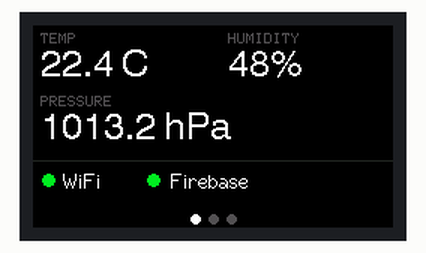
Simulated run of this sketch. Board: ESP32. Shown: 240×135 colour display.

Above: at 0.3 s.
At 3.3 s:
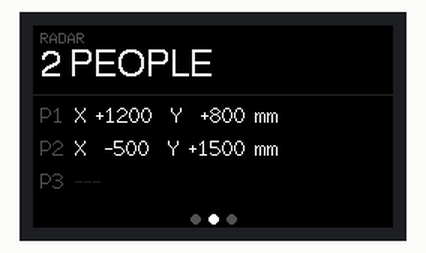
At 6.4 s:
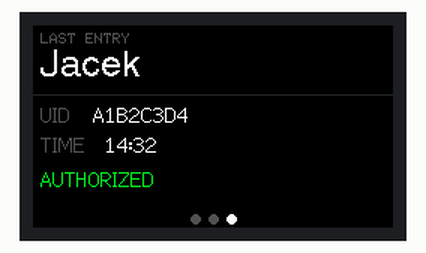

The sketch:

test_display.ino
```cpp
#include <TFT_eSPI.h>

// TTGO T-Display: 240x135px, rotation 1 (landscape)
// Cycles through all 3 screens with hardcoded data every 3s

TFT_eSPI tft;

static const uint16_t COL_MUTED  = 0x528A;
static const uint16_t COL_BORDER = 0x2124;
static const uint16_t COL_GREEN  = 0x0764;
static const uint16_t COL_RED    = 0xE8A4;

void drawDots(uint8_t active) {
  uint16_t xs[3] = { 108, 120, 132 };
  for (int i = 0; i < 3; i++)
    tft.fillCircle(xs[i], 129, 3, i == active ? TFT_WHITE : COL_MUTED);
}

void drawScreen0() {
  tft.fillScreen(TFT_BLACK);

  tft.setTextFont(1); tft.setTextColor(COL_MUTED, TFT_BLACK);
  tft.drawString("TEMP", 5, 5);
  tft.drawString("HUMIDITY", 130, 5);
  tft.drawString("PRESSURE", 5, 47);

  tft.setTextFont(4); tft.setTextColor(TFT_WHITE, TFT_BLACK);
  tft.drawString("22.4 C", 5, 15);
  tft.drawString("48%", 130, 15);
  tft.drawString("1013.2 hPa", 5, 57);

  tft.drawFastHLine(0, 90, 240, COL_BORDER);

  tft.fillCircle(10, 103, 4, COL_GREEN);
  tft.setTextFont(2); tft.setTextColor(TFT_WHITE, TFT_BLACK);
  tft.drawString("WiFi", 20, 96);
  tft.fillCircle(80, 103, 4, COL_GREEN);
  tft.drawString("Firebase", 92, 96);

  drawDots(0);
}

void drawScreen1() {
  tft.fillScreen(TFT_BLACK);

  tft.setTextFont(1); tft.setTextColor(COL_MUTED, TFT_BLACK);
  tft.drawString("RADAR", 5, 5);

  tft.setTextFont(4); tft.setTextColor(TFT_WHITE, TFT_BLACK);
  tft.drawString("2 PEOPLE", 5, 15);

  tft.drawFastHLine(0, 46, 240, COL_BORDER);

  tft.setTextFont(2);
  const char* labels[] = { "P1", "P2", "P3" };
  const char* vals[]   = { "X +1200  Y  +800 mm", "X  -500  Y +1500 mm", "---" };
  for (int i = 0; i < 3; i++) {
    uint16_t y = 52 + i * 22;
    tft.setTextColor(COL_MUTED, TFT_BLACK);
    tft.drawString(labels[i], 5, y);
    tft.setTextColor(i < 2 ? TFT_WHITE : COL_BORDER, TFT_BLACK);
    tft.drawString(vals[i], 28, y);
  }

  drawDots(1);
}

void drawScreen2() {
  tft.fillScreen(TFT_BLACK);

  tft.setTextFont(1); tft.setTextColor(COL_MUTED, TFT_BLACK);
  tft.drawString("LAST ENTRY", 5, 5);

  tft.setTextFont(4); tft.setTextColor(TFT_WHITE, TFT_BLACK);
  tft.drawString("Jacek", 5, 15);

  tft.drawFastHLine(0, 46, 240, COL_BORDER);

  tft.setTextFont(2);
  tft.setTextColor(COL_MUTED, TFT_BLACK); tft.drawString("UID", 5, 52);
  tft.setTextColor(TFT_WHITE, TFT_BLACK); tft.drawString("A1B2C3D4", 40, 52);

  tft.setTextColor(COL_MUTED, TFT_BLACK); tft.drawString("TIME", 5, 72);
  tft.setTextColor(TFT_WHITE, TFT_BLACK); tft.drawString("14:32", 48, 72);

  tft.setTextColor(COL_GREEN, TFT_BLACK);
  tft.drawString("AUTHORIZED", 5, 95);

  drawDots(2);
}

int screen = 0;

void setup() {
  tft.init();
  tft.setRotation(1);
  tft.fillScreen(TFT_BLACK);
  tft.setTextDatum(TL_DATUM);
}

void loop() {
  switch (screen) {
    case 0: drawScreen0(); break;
    case 1: drawScreen1(); break;
    case 2: drawScreen2(); break;
  }
  screen = (screen + 1) % 3;
  delay(3000);
}
```

Measured:
- by itself, everything shown: repeats every 9.1 s, in 3 steps
- what the display in image 1 shows lasts 3.0 s, from 3.3 s to 6.3 s
- what the display in image 2 shows lasts 3.1 s, from 6.3 s to 9.4 s
